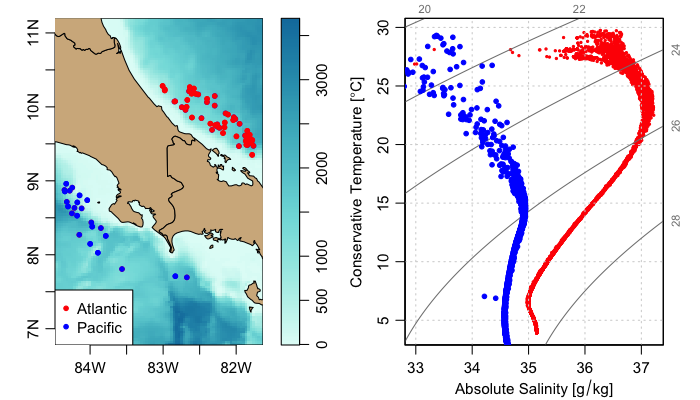

Generate this figure with R:
if (!interactive()) png("TSpanama.png", unit="in", width=7, height=4, pointsize=11, res=100)
par(mfrow=c(1,2), mar=c(3,3,1,1))
library(argoFloats)
ai <- getIndex()
s <- subset(ai, circle=list(longitude=-83, latitude=9, radius=150))
plot(s, which='map', col=c("red","blue"), pch=c(20,20)) # To get a visual
legend("bottomleft", c("Atlantic","Pacific"), col=c("red","blue"), pch=c(20,20))
pax <- c(-83.31811, -81.46290, -81.46290, -82.33111, -83.10792, -83.40950)
pay <- c(10.365979, 10.365979,  8.876569,  9.048076,  9.698001, 10.384033)
# Now select your points on the map in the Atlantic
a <- subset(s, polygon=list(longitude=pax, latitude=pay))
points(a[['longitude']], a[['latitude']], pch=20, col='red')
ppx <- c(-84.50618, -83.41864, -81.82846, -81.60913, -83.19931, -84.60671, -84.61585)
ppy <- c(9.643841, 8.939756, 7.919735, 7.621853, 7.630880, 7.657960, 9.445253)
# Now select your points on the map in the Pacific
p <- subset(s, polygon=list(longitude=ppx, latitude=ppy))
points(p[['longitude']], p[['latitude']],pch=20, col='blue')

## Making TS Diagram for both Atlantic and Pacific
profilesA <- getProfiles(a)
argosA <- readProfiles(profilesA)
plot(argosA, which='TS', col='red', xlim=c(30,38), ylim=c(0,30))
par(new=TRUE)
profilesP <- getProfiles(p)
argosP <- readProfiles(profilesP)
T <- unlist(argosP[['temperature']])
S <- unlist(argosP[['salinity']])
points(S,T, pch=20, col='blue')
if (!interactive()) dev.off()